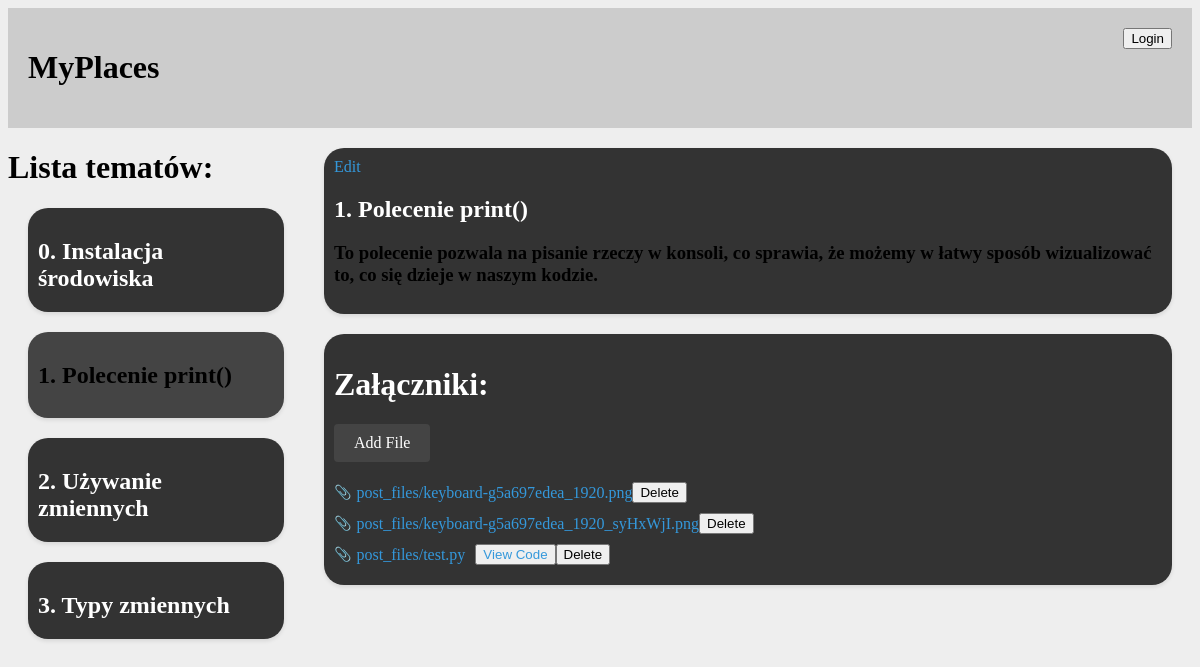
Page /place/2/topic/2/ on the committed database.
### base/models.py (models this page shows)
class Topic(models.Model):
    place = models.ForeignKey(Place, on_delete=models.CASCADE)
    name = models.CharField(max_length=200)
    description = models.TextField(null=True, blank=True)
    updated = models.DateTimeField(auto_now=True)
    created = models.DateTimeField(auto_now_add=True)
    files = models.ManyToManyField('File', related_name='topics')
    class Meta:
        ordering = ["name", "-created"]

class File(models.Model):
    topic = models.ForeignKey(Topic, on_delete=models.CASCADE)
    file = models.FileField(upload_to='post_files/')
    uploaded_at = models.DateTimeField(auto_now_add=True)

### base/views.py (the view)
# urls.py: path('place/<int:place_id>/topic/<int:topic_id>/', views.topic, name='topic'),
def topic(request, place_id, topic_id):
    topic = Topic.objects.get(id=topic_id)
    place=Place.objects.get(id=place_id)
    otherTopics = Topic.objects.filter(place=place_id)
    files = File.objects.filter(topic=topic_id)
    context = {'topic': topic, 'files': files, "otherTopics": otherTopics, 'place': place}
    return render(request, 'base/topic.html', context)

### templates/base/topic.html (shortened to what this page needs)
{% extends 'main.html' %}
{% block content %}
<div class="home-container">
    <div>
        <h1>Lista tematów: </h1>
        {% for topicItem in otherTopics %}
            {% if topicItem.id == topic.id %}
            <div class="main-card-test">
                <div class="framed">
                    <h2>{{ topicItem.name }}</h2>
                </div>
            {% else %}
            <div class="main-card">
                <a href="{% url 'topic' topic.place.id topicItem.id %}">
                    <div class="framed">
                        <h2>{{ topicItem.name }}</h2>
                    </div>
                </a>
                {% endif %}
        </div>
        {% endfor %}
    </div>
    <div id="topic-content-container">
        <div class="main-card">
            <a href="{% url 'update-topic' topic.id %}">Edit</a>
            <h2>{{topic.name}}</h2>
            <div id="markdown-description">
                <h3>{{topic.description}}</h3>
            </div>
        </div>
        <div class="main-card">
            <h1 id="title">Załączniki:</h1>
            <a href="{% url 'add-file' topic.id %}" id="button-create">Add File</a>
        {% for file in files %}
            <div class="attachment">
                <a href="{{ file.file.url }}" class="attachment-link" {% if file.file.name|slice:"-3:" == ".py" %} download {% endif %}>
                    <span class="attachment-icon">📎</span>
                    {{ file.file.name }}
                </a>
                {% if file.file.name|slice:"-3:" == ".py" %}
                    <button class="view-code-link" data-url="{{ file.file.url }}">View Code</button>
                {% endif %}
                <button class="delete-file-link" data-file-id="{{ file.id }}">Delete</button>
            </div>
        {% endfor %}
        </div>
    </div>
</div>
{% endblock %}

### static/styles/style.css (style rules this page uses)
body { background-color: #EEEEEE; font-family: Tahoma; }
#button-create { display: inline-block; margin-bottom: 20px; padding: 10px 20px; background-color: #444; color: #fff; text-decoration: none; border-radius: 4px; }
.main-card { background-color: #333; padding: 10px; border-radius: 20px; box-shadow: 0 2px 4px rgba(0, 0, 0, 0.1); margin: 20px; }
.main-card-test { background-color: #444; padding: 10px; border-radius: 20px; box-shadow: 0 2px 4px rgba(0, 0, 0, 0.1); margin: 20px; }
.main-card a { text-decoration: none; color: #3498db; }
.main-card h2 { font-size: 24px; margin-bottom: 10px; color: #fff; }
.main-card span { display: block; font-size: 14px; color: #888; }
#title { color: #fff; }
.attachment { display: flex; align-items: center; margin-bottom: 10px; }
.attachment-link { display: flex; align-items: center; text-decoration: none; color: #333; }
.attachment-icon { font-size: 20px; margin-right: 5px; }
.view-code-link { margin-left: 10px; color: #3498db; text-decoration: none; }

### templates/base/topic.html (style rules this page uses)
.home-container { display: grid; grid-template-columns: 1fr 3fr; }

### rows in the picture
Topic: name "0. Instalacja środowiska"
Topic: name "1. Polecenie print()", description "To polecenie pozwala na pisanie rzeczy w konsoli, co sprawia, że możemy w łatwy sposób wizualizować to, co się dzieje w naszym kodzie."
Topic: name "2. Używanie zmiennych"
Topic: name "3. Typy zmiennych"
File: file.name "post_files/keyboard-g5a697edea_1920.png"
File: file.name "post_files/keyboard-g5a697edea_1920_syHxWjI.png"
File: file.name "post_files/test.py"
